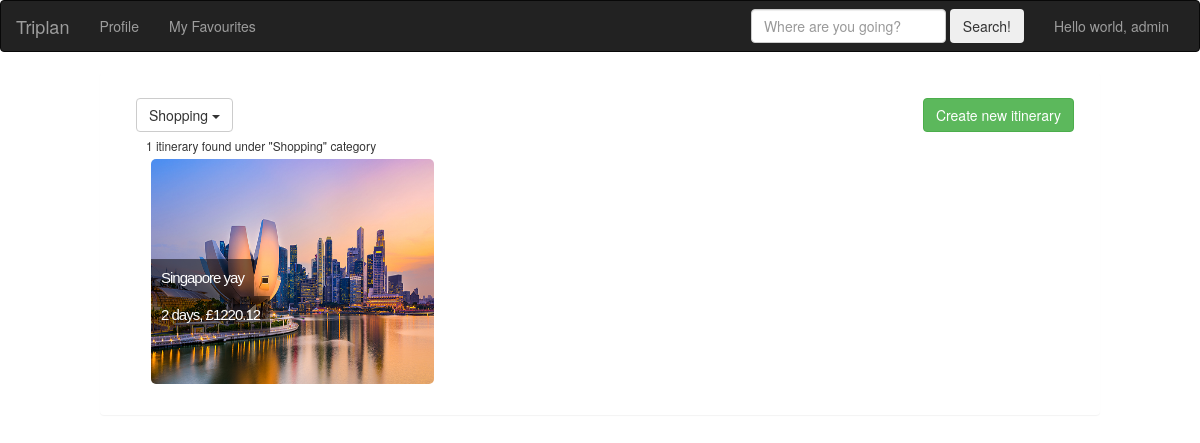
Page /category/5/ (signed in) on the earlier database version.
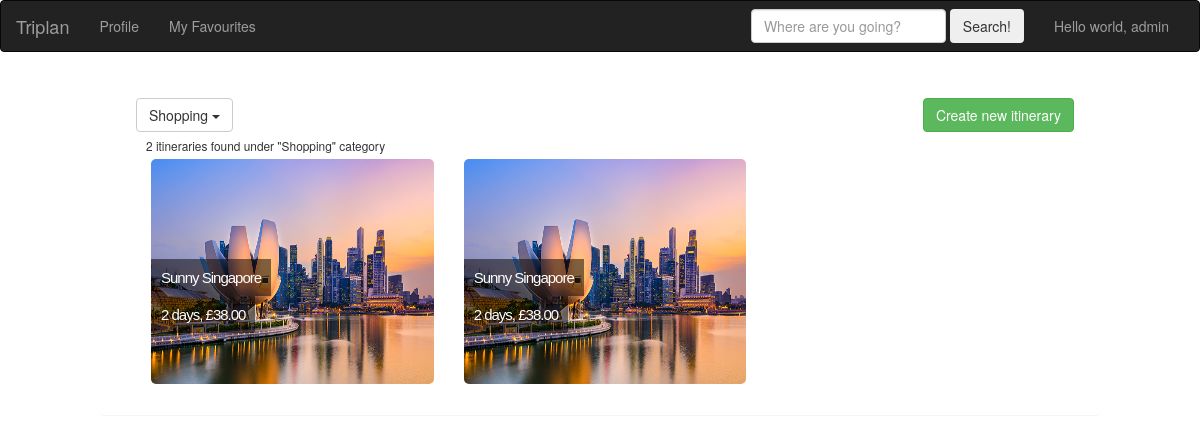
Same page on the later database version.
### triplan/models.py (models this page shows, shortened)
class Itinerary(models.Model):
    title = models.CharField(max_length=50)
    owner = models.ForeignKey(Profile, related_name='owner', on_delete=models.CASCADE)
    date_added = models.DateTimeField(auto_now=True)
    preview_photo = models.ImageField(blank=True)
    shared_users = models.ManyToManyField(Profile, related_name='shared_users', blank=True)
    public_view = models.BooleanField(default=True)
    favourited_by = models.ManyToManyField(Profile, related_name='fav_by', blank=True)
    @property
    def total_duration(self):
        days = 1
        for segment in self.itinerarysegment_set.all():
            if segment.day_number > days:
                days = segment.day_number
        return days
    @property
    def total_duration_str(self):
        return self.total_duration
    @property
    def total_cost(self):
        cost = 0
        for segment in self.itinerarysegment_set.all():
            cost += segment.cost
        return cost

class ItinerarySegment(models.Model):
    itinerary = models.ForeignKey(Itinerary)
    location = models.CharField(max_length=200)
    day_number = models.PositiveIntegerField(default=1)
    start_time = models.TimeField(default="12:00 PM")
    end_time = models.TimeField(default="1:00 PM")
    description = models.CharField(max_length=400)
    photo = models.ImageField(blank=True)
    category = models.IntegerField(default=0, choices=CategoryUtil.get_category_choices())
    cost = models.DecimalField(default=0, decimal_places=2, max_digits=6)
    class Meta:
        ordering = ['day_number', 'start_time']

### triplan/views.py (the view)
# urls.py: url(r'^category/(?P<category_pk>[0-9]+)/$', login_required(views.ItineraryListByCategory.as_view()),
class ItineraryListByCategory(generic.ListView):
    def get_queryset(self):
        return Itinerary.objects.all()\
            .filter(itinerarysegment__category=self.kwargs['category_pk'])\
            .order_by("-date_added")
    def get_context_data(self, **kwargs):
        context = super(ItineraryListByCategory, self).get_context_data(**kwargs)
        category_id = int(self.kwargs['category_pk'])
        context['category'] = CategoryUtil.get_category_names()[category_id]
        context['all_categories'] = CategoryUtil.get_category_names()
        context['search_text'] = ' under "' + context['category'] + '" category'
        return context

### triplan/models.py (called while the page is built)
    @staticmethod
    def get_category_names():
        return CategoryUtil.category_list

### triplan/templates/triplan/itinerary_list.html (shortened to what this page needs)
{% extends "triplan/base.html" %}
{% block body %}
{% load humanize %}
<div class="panel col-sm-10 col-sm-offset-1">
    <div class="col-sm-12 margin-5">
        <a href="{% url 'triplan:itinerary_create' %}" class="btn btn-success pull-right">Create new itinerary</a>
        <button type="button" class="btn btn-default dropdown-toggle pull-left" data-toggle="dropdown"
            aria-haspopup="true" aria-expanded="false">
            {{ category }}
            <span class="caret"></span>
        </button>
    </div>
    <div class="col-sm-12">
        <small class="col-sm-12">{{ itinerary_list|length }} itinerar{{ itinerary_list|length|pluralize:"y,ies" }} found {{ search_text }}</small>
        {% for itinerary in itinerary_list %}
        <div class="col-sm-4 col-xs-6">
            <a href="{% url 'triplan:itinerary_detail' itinerary.id %}">
                <div class="itinerary-preview margin-5">
                    {% if itinerary.preview_photo %}
                    <img src="{{ itinerary.preview_photo.url }}" class="img img-responsive full-width">
                    {% else %}
                    <img src="http://misshighpoint.com/uploads/6/3/2/1/63216997/square-placeholder_1_orig.jpg"
                         class="img img-responsive full-width">
                    {% endif %}
                    <p class="itinerary-desc">
                        <strong class="itinerary-text">{{ itinerary.title }} </strong><br/>
                        <span class="itinerary-text">
                            {{ itinerary.total_duration_str }} days,&nbsp;£{{ itinerary.total_cost }}
                        </span>
                    </p>
                </div>
            </a>
        </div>
        {% endfor %}
    </div>
</div>
{% endblock body %}

Differences in the rows shown:
now on one of the page's lists (row edited): Itinerary: title "Sunny Singapore", total_duration_str "2", total_cost "38.00"
changed Itinerary: title "Singapore yay" → "Sunny Singapore"; total_cost "1220.12" → "38.00"
Other differences:
{{ itinerary_list|length }}: "1" → "2"
